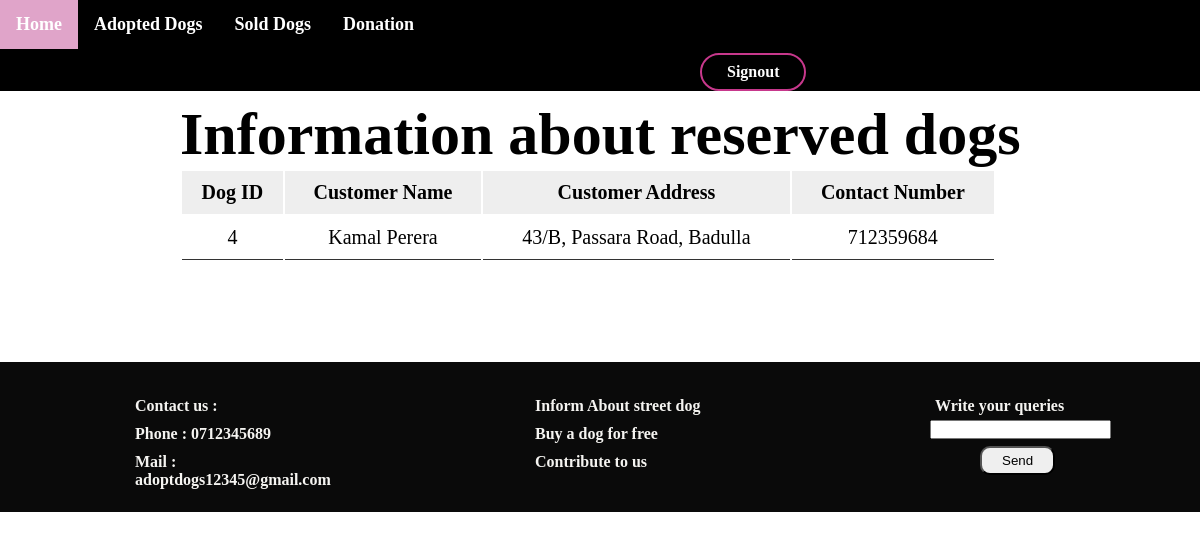
The app's page /AdminSold.php with its own data.
### tables this page shows
CREATE TABLE `selling` (
  `Dog_ID` int(100) NOT NULL,
  `Customer_Name` varchar(100) NOT NULL,
  `Customer_Address` varchar(500) NOT NULL,
  `Customer_Contact` int(10) NOT NULL,
  `Status` varchar(30) NOT NULL DEFAULT 'Pending'
);

### AdminSold.php (the view, shortened to what this page needs)
<?php
@include 'configure.php';
?>
<!DOCTYPE html>
<html lang="en">
  <head>
    <link rel="stylesheet" href="Admin.css">
  </head>
<body>
 <?php
include("AdminNav.php");
$select = mysqli_query($conn, "SELECT * FROM selling");
?>
   <div class="dog-display">
      <table class="dog-display-table">
        <h1 class="new-heading">Information about reserved dogs</h1>
        <thead>
          <tr>
            <th>Dog ID</th>
            <th>Customer Name</th>
            <th>Customer Address</th>
            <th>Contact Number</th>
          </tr>
        </thead>
        <?php while($row = mysqli_fetch_assoc($select)){ ?>
         <tr>
            <td><?php echo $row["Dog_ID"]?></td>
            <td><?php echo $row['Customer_Name']; ?></td>
            <td><?php echo $row['Customer_Address']; ?></td>
            <td><?php echo $row['Customer_Contact']; ?></td>
         </tr>
         <?php } ?>
      </table>
   </div>
   <?php
    include("footer.php");
  ?>
</body>
</html>

### admin.css (style rules this page uses)
:root { --green:#27ae60; --black:#333; --white:#fff; --bg-color:#eee; --box-shadow:0 .5rem 1rem rgba(0,0,0,.1); --border:.1rem solid var(--black); }
.dog-display { margin-left: 15%; margin-right: 0%; margin-bottom: 100px; }
.dog-display .dog-display-table { width: 80%; text-align: center; }
.dog-display .dog-display-table thead { background: var(--bg-color); }
.dog-display .dog-display-table th { padding:10px; font-size: 20px; }
.dog-display .dog-display-table td { padding:10px; font-size: 20px; border-bottom: var(--border); }
.new-heading { margin-top: 100px; font-size: 60px; }

### dog.css (style rules this page uses)
* { box-sizing: border-box; text-decoration: none; margin: 0; padding: 0; }

### records on screen
selling: Dog_ID "4", Customer_Name "Kamal Perera", Customer_Address "43/B, Passara Road, Badulla", Customer_Contact "712359684"
